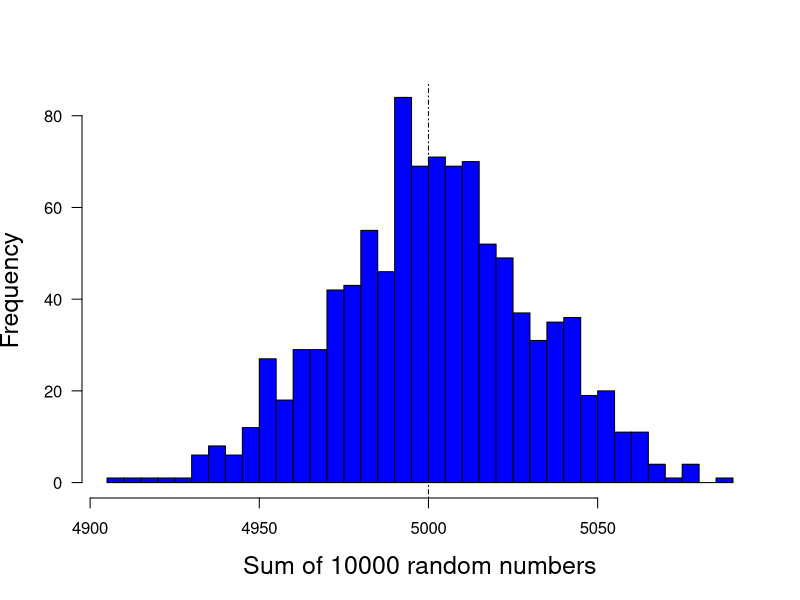

Here is the R script that generated this plot:
print('file: CLThistMC.R')
# Central Limit Theorem (CLT): sum of random numbers -> normal distribution
M = 1000    # number of Monte Carlo runs
N = 10000   # number of random numbers to sum up
S = numeric(M) # array for sums of random numbers
set.seed(1953) # set seed for random number generators
for(k in 1:M) S[k] = sum(runif(N))
Smean = mean(S); Ssd = sd(S)
SmeanTheory = N/2; SsdTheory = sqrt(N/12)
# png('SumRandomBook160104.png',width=16,height=16,units='cm',res=300)
hist(S,30,col='blue',xlab='Sum of 10000 random numbers',main='',las=1,cex.lab=1.5)
abline(v=5000,col='black',lty=4)
# dev.off()
# --------------------------------------------------------------
# Results:
print(c('M = ',M))                               
print(c('Smean = ',round(Smean,3)))       
print(c('should be close to ',SmeanTheory))   
print(c('Ssd = ',round(Ssd,3)))        
print(c('should be close to ',round(SsdTheory,3))) 
